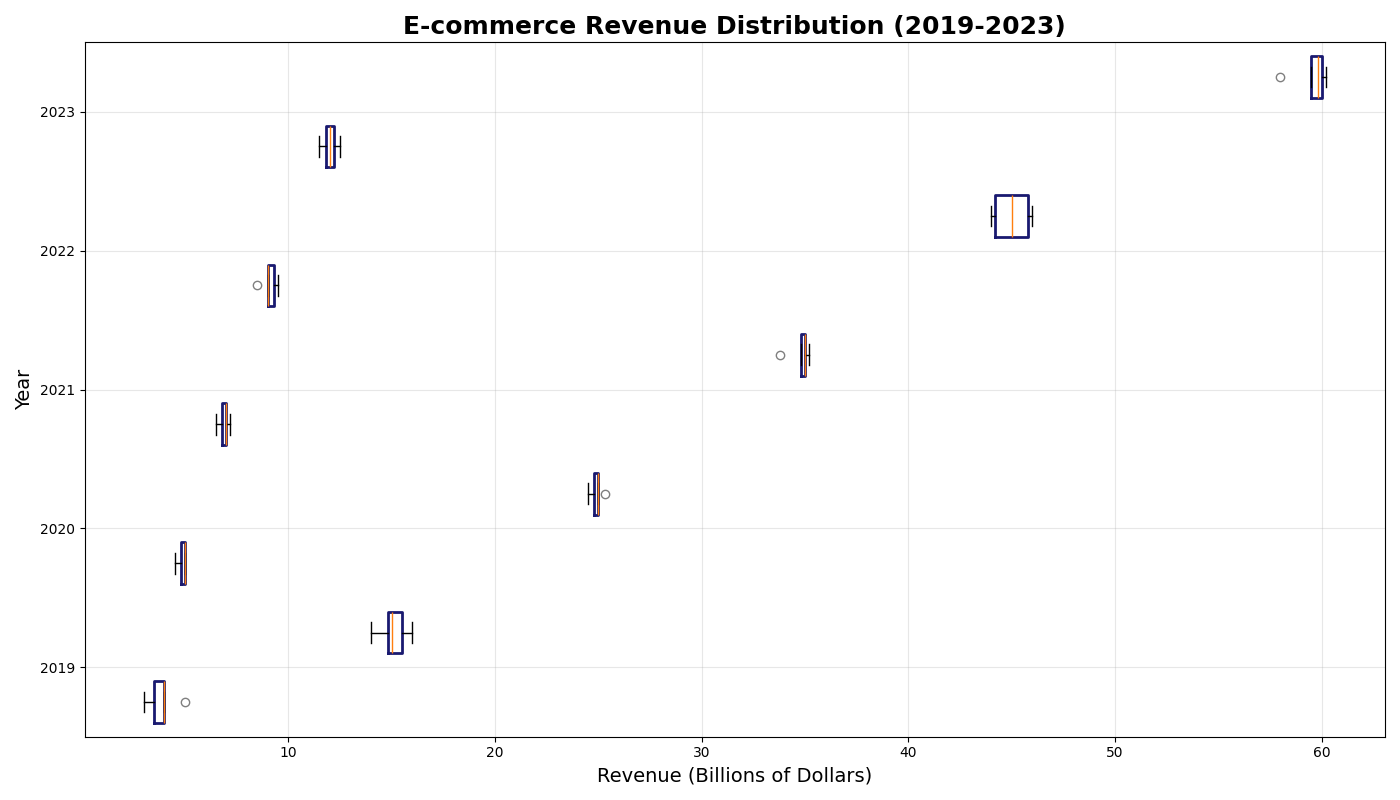

Recreate this plot in Python.
import matplotlib.pyplot as plt
import numpy as np

# Prepare data
# Using the flexibility of the boxplot to show each year's distribution
# Note: We're showcasing hypothetical variations across years for example.
food_delivery_data = [np.array([3, 4, 3.5, 4, 5]), np.array([5, 4.5, 5, 4.8, 5.0]), 
                     np.array([7, 6.8, 7.2, 7, 6.5]), np.array([9, 8.5, 9.5, 9, 9.3]),
                     np.array([12, 11.5, 12.5, 11.8, 12.2])]
online_retail_data = [np.array([15, 14, 16, 15.5, 14.8]), np.array([25, 24.5, 24.8, 25.3, 25.0]),
                     np.array([35, 34.8, 35.2, 33.8, 35]), np.array([45, 44, 46, 45.8, 44.2]),
                     np.array([60, 59.5, 60.2, 58, 59.8])]

ecommerce_data = list(zip(food_delivery_data, online_retail_data))

# Create horizontal box plot
fig, ax1 = plt.subplots(figsize=(14, 8))
boxprops = dict(linestyle='-', linewidth=2, color='midnightblue')
flierprops = dict(marker='o', color='red', alpha=0.5)

for index, (fd_data, or_data) in enumerate(ecommerce_data):
    ax1.boxplot(fd_data, positions=[index*2], widths=0.6, vert=False, boxprops=boxprops, flierprops=flierprops)
    ax1.boxplot(or_data, positions=[index*2+1], widths=0.6, vert=False, boxprops=boxprops, flierprops=flierprops)

ax1.set_yticks(np.arange(0, 10, 2) + 0.5)
ax1.set_yticklabels(['2019', '2020', '2021', '2022', '2023'])
ax1.set_title("E-commerce Revenue Distribution (2019-2023)", fontsize=18, fontweight='bold')
ax1.set_xlabel('Revenue (Billions of Dollars)', fontsize=14)
ax1.set_ylabel('Year', fontsize=14)

ax1.grid(linestyle='-', alpha=0.3)
plt.tight_layout()
plt.show()
